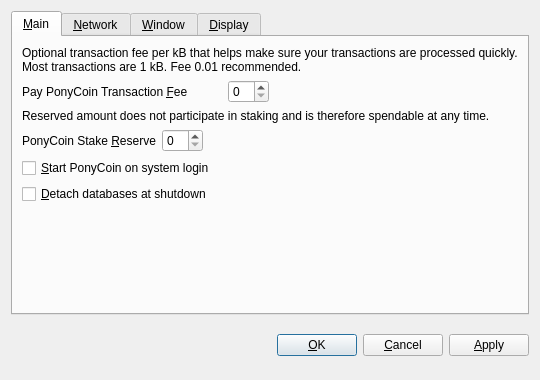
<?xml version="1.0" encoding="UTF-8"?>
<ui version="4.0">
 <class>OptionsDialog</class>
 <widget class="QDialog" name="OptionsDialog">
  <property name="geometry">
   <rect>
    <x>0</x>
    <y>0</y>
    <width>540</width>
    <height>380</height>
   </rect>
  </property>
  <property name="windowTitle">
   <string>Options</string>
  </property>
  <property name="modal">
   <bool>true</bool>
  </property>
  <layout class="QVBoxLayout" name="verticalLayout">
   <item>
    <widget class="QTabWidget" name="tabWidget">
     <property name="tabPosition">
      <enum>QTabWidget::North</enum>
     </property>
     <property name="currentIndex">
      <number>0</number>
     </property>
     <widget class="QWidget" name="tabMain">
      <attribute name="title">
       <string>&amp;Main</string>
      </attribute>
      <layout class="QVBoxLayout" name="verticalLayout_Main">
       <item>
        <widget class="QLabel" name="transactionFeeInfoLabel">
         <property name="text">
          <string>Optional transaction fee per kB that helps make sure your transactions are processed quickly. Most transactions are 1 kB. Fee 0.01 recommended.</string>
         </property>
         <property name="textFormat">
          <enum>Qt::PlainText</enum>
         </property>
         <property name="wordWrap">
          <bool>true</bool>
         </property>
        </widget>
       </item>
       <item>
        <layout class="QHBoxLayout" name="horizontalLayoutFee">
         <item>
          <widget class="QLabel" name="transactionFeePonyCoinLabel">
           <property name="minimumSize">
            <size>
             <width>200</width>
             <height>0</height>
            </size>
           </property>
           <property name="text">
            <string>Pay PonyCoin Transaction &amp;Fee</string>
           </property>
           <property name="textFormat">
            <enum>Qt::PlainText</enum>
           </property>
           <property name="buddy">
            <cstring>transactionFeePonyCoin</cstring>
           </property>
          </widget>
         </item>
         <item>
          <widget class="BitcoinAmountField" name="transactionFeePonyCoin"/>
         </item>
         <item>
          <spacer name="horizontalSpacerFee">
           <property name="orientation">
            <enum>Qt::Horizontal</enum>
           </property>
           <property name="sizeHint" stdset="0">
            <size>
             <width>40</width>
             <height>20</height>
            </size>
           </property>
          </spacer>
         </item>
        </layout>
       </item>
       <item>
        <widget class="QLabel" name="reserveBalanceInfoLabel">
         <property name="text">
          <string>Reserved amount does not participate in staking and is therefore spendable at any time.</string>
         </property>
         <property name="textFormat">
          <enum>Qt::PlainText</enum>
         </property>
         <property name="wordWrap">
          <bool>true</bool>
         </property>
        </widget>
       </item>
       <item>
        <layout class="QHBoxLayout" name="horizontalLayoutReserveBalance">
         <item>
          <widget class="QLabel" name="reserveBalanceLabelPonyCoin">
           <property name="text">
            <string>PonyCoin Stake &amp;Reserve</string>
           </property>
           <property name="textFormat">
            <enum>Qt::PlainText</enum>
           </property>
           <property name="buddy">
            <cstring>reserveBalancePonyCoin</cstring>
           </property>
          </widget>
         </item>
         <item>
          <widget class="BitcoinAmountField" name="reserveBalancePonyCoin"/>
         </item>
         <item>
          <spacer name="horizontalSpacerReserveBalance">
           <property name="orientation">
            <enum>Qt::Horizontal</enum>
           </property>
           <property name="sizeHint" stdset="0">
            <size>
             <width>40</width>
             <height>20</height>
            </size>
           </property>
          </spacer>
         </item>
        </layout>
       </item>
       <item>
        <widget class="QCheckBox" name="bitcoinAtStartup">
         <property name="toolTip">
          <string>Automatically start ponycoin after logging in to the system.</string>
         </property>
         <property name="text">
          <string>&amp;Start PonyCoin on system login</string>
         </property>
        </widget>
       </item>
       <item>
        <widget class="QCheckBox" name="detachDatabases">
         <property name="toolTip">
          <string>Detach block and address databases at shutdown. This means they can be moved to another data directory, but it slows down shutdown. The wallet is always detached.</string>
         </property>
         <property name="text">
          <string>&amp;Detach databases at shutdown</string>
         </property>
        </widget>
       </item>
       <item>
        <spacer name="verticalSpacer_Main">
         <property name="orientation">
          <enum>Qt::Vertical</enum>
         </property>
         <property name="sizeHint" stdset="0">
          <size>
           <width>20</width>
           <height>40</height>
          </size>
         </property>
        </spacer>
       </item>
      </layout>
     </widget>
     <widget class="QWidget" name="tabNetwork">
      <attribute name="title">
       <string>&amp;Network</string>
      </attribute>
      <layout class="QVBoxLayout" name="verticalLayout_Network">
       <item>
        <widget class="QCheckBox" name="mapPortUpnp">
         <property name="toolTip">
          <string>Automatically open the ponycoin client port on the router. This only works when your router supports UPnP and it is enabled.</string>
         </property>
         <property name="text">
          <string>Map port using &amp;UPnP</string>
         </property>
        </widget>
       </item>
       <item>
        <widget class="QCheckBox" name="connectSocks">
         <property name="toolTip">
          <string>Connect to the ponycoin network through a SOCKS proxy (e.g. when connecting through Tor).</string>
         </property>
         <property name="text">
          <string>&amp;Connect through SOCKS proxy:</string>
         </property>
        </widget>
       </item>
       <item>
        <layout class="QHBoxLayout" name="horizontalLayout_Network">
         <item>
          <widget class="QLabel" name="proxyIpLabel">
           <property name="text">
            <string>Proxy &amp;IP:</string>
           </property>
           <property name="textFormat">
            <enum>Qt::PlainText</enum>
           </property>
           <property name="buddy">
            <cstring>proxyIp</cstring>
           </property>
          </widget>
         </item>
         <item>
          <widget class="QValidatedLineEdit" name="proxyIp">
           <property name="maximumSize">
            <size>
             <width>140</width>
             <height>16777215</height>
            </size>
           </property>
           <property name="toolTip">
            <string>IP address of the proxy (e.g. 127.0.0.1)</string>
           </property>
          </widget>
         </item>
         <item>
          <widget class="QLabel" name="proxyPortLabel">
           <property name="text">
            <string>&amp;Port:</string>
           </property>
           <property name="textFormat">
            <enum>Qt::PlainText</enum>
           </property>
           <property name="buddy">
            <cstring>proxyPort</cstring>
           </property>
          </widget>
         </item>
         <item>
          <widget class="QLineEdit" name="proxyPort">
           <property name="maximumSize">
            <size>
             <width>55</width>
             <height>16777215</height>
            </size>
           </property>
           <property name="toolTip">
            <string>Port of the proxy (e.g. 9050)</string>
           </property>
          </widget>
         </item>
         <item>
          <widget class="QLabel" name="socksVersionLabel">
           <property name="text">
            <string>SOCKS &amp;Version:</string>
           </property>
           <property name="textFormat">
            <enum>Qt::PlainText</enum>
           </property>
           <property name="buddy">
            <cstring>socksVersion</cstring>
           </property>
          </widget>
         </item>
         <item>
          <widget class="QValueComboBox" name="socksVersion">
           <property name="toolTip">
            <string>SOCKS version of the proxy (e.g. 5)</string>
           </property>
          </widget>
         </item>
         <item>
          <spacer name="horizontalSpacer_Network">
           <property name="orientation">
            <enum>Qt::Horizontal</enum>
           </property>
           <property name="sizeHint" stdset="0">
            <size>
             <width>40</width>
             <height>20</height>
            </size>
           </property>
          </spacer>
         </item>
        </layout>
       </item>
       <item>
        <spacer name="verticalSpacer_Network">
         <property name="orientation">
          <enum>Qt::Vertical</enum>
         </property>
         <property name="sizeHint" stdset="0">
          <size>
           <width>20</width>
           <height>40</height>
          </size>
         </property>
        </spacer>
       </item>
      </layout>
     </widget>
     <widget class="QWidget" name="tabWindow">
      <attribute name="title">
       <string>&amp;Window</string>
      </attribute>
      <layout class="QVBoxLayout" name="verticalLayout_Window">
       <item>
        <widget class="QCheckBox" name="minimizeToTray">
         <property name="toolTip">
          <string>Show only a tray icon after minimizing the window.</string>
         </property>
         <property name="text">
          <string>&amp;Minimize to the tray instead of the taskbar</string>
         </property>
        </widget>
       </item>
       <item>
        <widget class="QCheckBox" name="minimizeOnClose">
         <property name="toolTip">
          <string>Minimize instead of exit the application when the window is closed. When this option is enabled, the application will be closed only after selecting Quit in the menu.</string>
         </property>
         <property name="text">
          <string>M&amp;inimize on close</string>
         </property>
        </widget>
       </item>
       <item>
        <spacer name="verticalSpacer_Window">
         <property name="orientation">
          <enum>Qt::Vertical</enum>
         </property>
         <property name="sizeHint" stdset="0">
          <size>
           <width>20</width>
           <height>40</height>
          </size>
         </property>
        </spacer>
       </item>
      </layout>
     </widget>
     <widget class="QWidget" name="tabDisplay">
      <attribute name="title">
       <string>&amp;Display</string>
      </attribute>
      <layout class="QVBoxLayout" name="verticalLayout_Display">
       <item>
        <layout class="QHBoxLayout" name="horizontalLayout_2_Display_5">
         <item>
          <widget class="QLabel" name="currencyLabel">
           <property name="text">
            <string>Default Cu&amp;rrency:</string>
           </property>
           <property name="textFormat">
            <enum>Qt::PlainText</enum>
           </property>
           <property name="buddy">
            <cstring>currencySelector</cstring>
           </property>
          </widget>
         </item>
         <item>
          <widget class="QValueComboBox" name="currencySelector">
           <property name="toolTip">
            <string>Choose the default subdivision unit to show in the interface and when sending coins.</string>
           </property>
          </widget>
         </item>
        </layout>
       </item>
       <item>
        <widget class="Line" name="line">
         <property name="orientation">
          <enum>Qt::Horizontal</enum>
         </property>
        </widget>
       </item>
       <item>
        <layout class="QHBoxLayout" name="horizontalLayout_1_Display">
         <item>
          <widget class="QLabel" name="langLabel">
           <property name="text">
            <string>User Interface &amp;language:</string>
           </property>
           <property name="textFormat">
            <enum>Qt::PlainText</enum>
           </property>
           <property name="buddy">
            <cstring>lang</cstring>
           </property>
          </widget>
         </item>
         <item>
          <widget class="QValueComboBox" name="lang">
           <property name="toolTip">
            <string>The user interface language can be set here. This setting will take effect after restarting ponycoin.</string>
           </property>
          </widget>
         </item>
        </layout>
       </item>
       <item>
        <widget class="Line" name="line_2">
         <property name="orientation">
          <enum>Qt::Horizontal</enum>
         </property>
        </widget>
       </item>
       <item>
        <layout class="QHBoxLayout" name="horizontalLayout_2_Display">
         <item>
          <widget class="QLabel" name="unitLabelPonyCoin">
           <property name="text">
            <string>PonyCoin U&amp;nit to show amounts in:</string>
           </property>
           <property name="textFormat">
            <enum>Qt::PlainText</enum>
           </property>
           <property name="buddy">
            <cstring>unitPonyCoin</cstring>
           </property>
          </widget>
         </item>
         <item>
          <widget class="QValueComboBox" name="unitPonyCoin">
           <property name="toolTip">
            <string>Choose the default subdivision unit to show in the interface and when sending coins.</string>
           </property>
          </widget>
         </item>
        </layout>
       </item>
       <item>
        <widget class="Line" name="line_3">
         <property name="orientation">
          <enum>Qt::Horizontal</enum>
         </property>
        </widget>
       </item>
       <item>
        <widget class="QCheckBox" name="displayAddresses">
         <property name="toolTip">
          <string>Whether to show ponycoin addresses in the transaction list or not.</string>
         </property>
         <property name="text">
          <string>&amp;Display addresses in transaction list</string>
         </property>
        </widget>
       </item>
       <item>
        <widget class="QCheckBox" name="coinControlFeatures">
         <property name="toolTip">
          <string>Whether to show coin control features or not.</string>
         </property>
         <property name="text">
          <string>Display coin &amp;control features (experts only!)</string>
         </property>
        </widget>
       </item>
       <item>
        <spacer name="verticalSpacer_Display">
         <property name="orientation">
          <enum>Qt::Vertical</enum>
         </property>
         <property name="sizeHint" stdset="0">
          <size>
           <width>20</width>
           <height>40</height>
          </size>
         </property>
        </spacer>
       </item>
      </layout>
     </widget>
    </widget>
   </item>
   <item>
    <layout class="QHBoxLayout" name="horizontalLayout_Buttons">
     <item>
      <spacer name="horizontalSpacer_1">
       <property name="orientation">
        <enum>Qt::Horizontal</enum>
       </property>
       <property name="sizeHint" stdset="0">
        <size>
         <width>40</width>
         <height>48</height>
        </size>
       </property>
      </spacer>
     </item>
     <item>
      <widget class="QLabel" name="statusLabel">
       <property name="font">
        <font>
         <weight>75</weight>
         <bold>true</bold>
        </font>
       </property>
       <property name="text">
        <string/>
       </property>
       <property name="textFormat">
        <enum>Qt::PlainText</enum>
       </property>
       <property name="wordWrap">
        <bool>true</bool>
       </property>
      </widget>
     </item>
     <item>
      <spacer name="horizontalSpacer_2">
       <property name="orientation">
        <enum>Qt::Horizontal</enum>
       </property>
       <property name="sizeHint" stdset="0">
        <size>
         <width>40</width>
         <height>48</height>
        </size>
       </property>
      </spacer>
     </item>
     <item>
      <widget class="QPushButton" name="okButton">
       <property name="text">
        <string>&amp;OK</string>
       </property>
      </widget>
     </item>
     <item>
      <widget class="QPushButton" name="cancelButton">
       <property name="text">
        <string>&amp;Cancel</string>
       </property>
       <property name="autoDefault">
        <bool>false</bool>
       </property>
      </widget>
     </item>
     <item>
      <widget class="QPushButton" name="applyButton">
       <property name="text">
        <string>&amp;Apply</string>
       </property>
       <property name="autoDefault">
        <bool>false</bool>
       </property>
      </widget>
     </item>
    </layout>
   </item>
  </layout>
 </widget>
 <customwidgets>
  <customwidget>
   <class>BitcoinAmountField</class>
   <extends>QSpinBox</extends>
   <header>bitcoinamountfield.h</header>
   <container>1</container>
  </customwidget>
  <customwidget>
   <class>QValueComboBox</class>
   <extends>QComboBox</extends>
   <header>qvaluecombobox.h</header>
  </customwidget>
  <customwidget>
   <class>QValidatedLineEdit</class>
   <extends>QLineEdit</extends>
   <header>qvalidatedlineedit.h</header>
  </customwidget>
 </customwidgets>
 <resources/>
 <connections/>
</ui>
